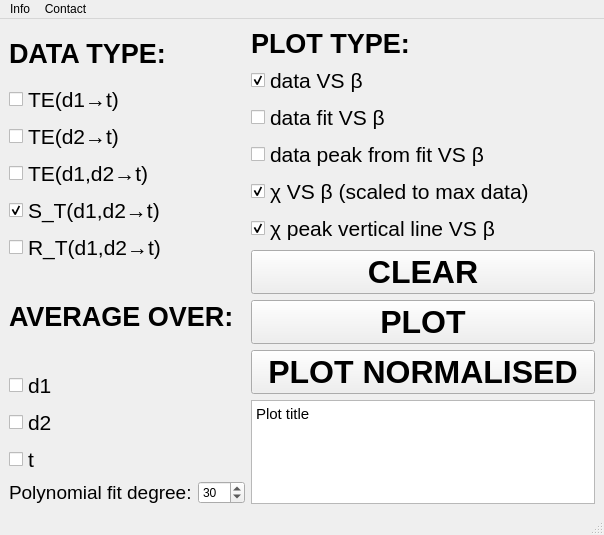
<?xml version="1.0" encoding="UTF-8"?>
<ui version="4.0">
 <class>mainWidget</class>
 <widget class="QMainWindow" name="mainWidget">
  <property name="geometry">
   <rect>
    <x>0</x>
    <y>0</y>
    <width>604</width>
    <height>535</height>
   </rect>
  </property>
  <property name="windowTitle">
   <string>Synergy On A Network</string>
  </property>
  <widget class="QWidget" name="centralwidget">
   <layout class="QGridLayout" name="gridLayout">
    <item row="0" column="0">
     <layout class="QHBoxLayout" name="horizontalLayout_2">
      <item>
       <layout class="QVBoxLayout" name="verticalLayout_5">
        <item>
         <layout class="QVBoxLayout" name="verticalLayout_2">
          <item>
           <widget class="QLabel" name="label_12">
            <property name="font">
             <font>
              <pointsize>20</pointsize>
              <weight>75</weight>
              <bold>true</bold>
             </font>
            </property>
            <property name="text">
             <string>DATA TYPE:</string>
            </property>
           </widget>
          </item>
          <item>
           <widget class="QCheckBox" name="checkBox_17">
            <property name="font">
             <font>
              <pointsize>16</pointsize>
             </font>
            </property>
            <property name="text">
             <string>TE(d1→t)</string>
            </property>
            <property name="checked">
             <bool>false</bool>
            </property>
           </widget>
          </item>
          <item>
           <widget class="QCheckBox" name="checkBox_18">
            <property name="font">
             <font>
              <pointsize>16</pointsize>
             </font>
            </property>
            <property name="text">
             <string>TE(d2→t)</string>
            </property>
            <property name="checked">
             <bool>false</bool>
            </property>
           </widget>
          </item>
          <item>
           <widget class="QCheckBox" name="checkBox_19">
            <property name="font">
             <font>
              <pointsize>16</pointsize>
             </font>
            </property>
            <property name="text">
             <string>TE(d1,d2→t)</string>
            </property>
           </widget>
          </item>
          <item>
           <widget class="QCheckBox" name="checkBox_21">
            <property name="font">
             <font>
              <pointsize>16</pointsize>
             </font>
            </property>
            <property name="text">
             <string>S_T(d1,d2→t)</string>
            </property>
            <property name="checked">
             <bool>true</bool>
            </property>
           </widget>
          </item>
          <item>
           <widget class="QCheckBox" name="checkBox_20">
            <property name="font">
             <font>
              <pointsize>16</pointsize>
             </font>
            </property>
            <property name="text">
             <string>R_T(d1,d2→t)</string>
            </property>
           </widget>
          </item>
         </layout>
        </item>
        <item>
         <layout class="QVBoxLayout" name="verticalLayout">
          <item>
           <widget class="QLabel" name="label_9">
            <property name="font">
             <font>
              <pointsize>20</pointsize>
              <weight>75</weight>
              <bold>true</bold>
             </font>
            </property>
            <property name="text">
             <string>AVERAGE OVER:</string>
            </property>
           </widget>
          </item>
          <item>
           <widget class="QCheckBox" name="checkBox">
            <property name="font">
             <font>
              <pointsize>16</pointsize>
             </font>
            </property>
            <property name="text">
             <string>d1</string>
            </property>
           </widget>
          </item>
          <item>
           <widget class="QCheckBox" name="checkBox_2">
            <property name="font">
             <font>
              <pointsize>16</pointsize>
             </font>
            </property>
            <property name="text">
             <string>d2</string>
            </property>
           </widget>
          </item>
          <item>
           <widget class="QCheckBox" name="checkBox_3">
            <property name="font">
             <font>
              <pointsize>16</pointsize>
             </font>
            </property>
            <property name="text">
             <string>t</string>
            </property>
           </widget>
          </item>
          <item>
           <layout class="QHBoxLayout" name="horizontalLayout">
            <item>
             <widget class="QLabel" name="label">
              <property name="font">
               <font>
                <pointsize>14</pointsize>
               </font>
              </property>
              <property name="text">
               <string>Polynomial fit degree:</string>
              </property>
             </widget>
            </item>
            <item>
             <widget class="QSpinBox" name="spinBox">
              <property name="minimum">
               <number>1</number>
              </property>
              <property name="maximum">
               <number>500</number>
              </property>
              <property name="value">
               <number>30</number>
              </property>
             </widget>
            </item>
           </layout>
          </item>
         </layout>
        </item>
       </layout>
      </item>
      <item>
       <layout class="QVBoxLayout" name="verticalLayout_6">
        <item>
         <layout class="QVBoxLayout" name="verticalLayout_3">
          <item>
           <widget class="QLabel" name="label_8">
            <property name="font">
             <font>
              <pointsize>20</pointsize>
              <weight>75</weight>
              <bold>true</bold>
             </font>
            </property>
            <property name="text">
             <string>PLOT TYPE:</string>
            </property>
           </widget>
          </item>
          <item>
           <widget class="QCheckBox" name="checkBox_9">
            <property name="font">
             <font>
              <pointsize>16</pointsize>
             </font>
            </property>
            <property name="text">
             <string>data VS β</string>
            </property>
            <property name="checked">
             <bool>true</bool>
            </property>
           </widget>
          </item>
          <item>
           <widget class="QCheckBox" name="checkBox_10">
            <property name="font">
             <font>
              <pointsize>16</pointsize>
             </font>
            </property>
            <property name="text">
             <string>data fit VS β</string>
            </property>
           </widget>
          </item>
          <item>
           <widget class="QCheckBox" name="checkBox_12">
            <property name="font">
             <font>
              <pointsize>16</pointsize>
             </font>
            </property>
            <property name="text">
             <string>data peak from fit VS β</string>
            </property>
           </widget>
          </item>
          <item>
           <widget class="QCheckBox" name="checkBox_13">
            <property name="font">
             <font>
              <pointsize>16</pointsize>
             </font>
            </property>
            <property name="text">
             <string>χ VS β (scaled to max data)</string>
            </property>
            <property name="checked">
             <bool>true</bool>
            </property>
           </widget>
          </item>
          <item>
           <widget class="QCheckBox" name="checkBox_14">
            <property name="font">
             <font>
              <pointsize>16</pointsize>
             </font>
            </property>
            <property name="text">
             <string>χ peak vertical line VS β</string>
            </property>
            <property name="checked">
             <bool>true</bool>
            </property>
           </widget>
          </item>
         </layout>
        </item>
        <item>
         <layout class="QVBoxLayout" name="verticalLayout_4">
          <item>
           <widget class="QPushButton" name="pushButton_35">
            <property name="font">
             <font>
              <pointsize>24</pointsize>
              <weight>75</weight>
              <bold>true</bold>
             </font>
            </property>
            <property name="text">
             <string>CLEAR</string>
            </property>
           </widget>
          </item>
          <item>
           <widget class="QPushButton" name="pushButton_33">
            <property name="font">
             <font>
              <pointsize>24</pointsize>
              <weight>75</weight>
              <bold>true</bold>
             </font>
            </property>
            <property name="text">
             <string>PLOT</string>
            </property>
           </widget>
          </item>
          <item>
           <widget class="QPushButton" name="pushButton_34">
            <property name="font">
             <font>
              <pointsize>24</pointsize>
              <weight>75</weight>
              <bold>true</bold>
             </font>
            </property>
            <property name="text">
             <string>PLOT NORMALISED</string>
            </property>
           </widget>
          </item>
          <item>
           <widget class="QTextEdit" name="textEdit">
            <property name="html">
             <string>&lt;!DOCTYPE HTML PUBLIC &quot;-//W3C//DTD HTML 4.0//EN&quot; &quot;http://www.w3.org/TR/REC-html40/strict.dtd&quot;&gt;
&lt;html&gt;&lt;head&gt;&lt;meta name=&quot;qrichtext&quot; content=&quot;1&quot; /&gt;&lt;style type=&quot;text/css&quot;&gt;
p, li { white-space: pre-wrap; }
&lt;/style&gt;&lt;/head&gt;&lt;body style=&quot; font-family:'Noto Sans'; font-size:11pt; font-weight:400; font-style:normal;&quot;&gt;
&lt;p style=&quot; margin-top:0px; margin-bottom:0px; margin-left:0px; margin-right:0px; -qt-block-indent:0; text-indent:0px;&quot;&gt;Plot title&lt;/p&gt;&lt;/body&gt;&lt;/html&gt;</string>
            </property>
           </widget>
          </item>
         </layout>
        </item>
       </layout>
      </item>
     </layout>
    </item>
   </layout>
  </widget>
  <widget class="QStatusBar" name="statusbar"/>
  <widget class="QMenuBar" name="menubar">
   <property name="geometry">
    <rect>
     <x>0</x>
     <y>0</y>
     <width>604</width>
     <height>27</height>
    </rect>
   </property>
   <widget class="QMenu" name="menuSelect_network">
    <property name="title">
     <string>Info</string>
    </property>
   </widget>
   <widget class="QMenu" name="menuSettings">
    <property name="title">
     <string>Contact</string>
    </property>
   </widget>
   <addaction name="menuSelect_network"/>
   <addaction name="menuSettings"/>
  </widget>
  <action name="actionRandom_tree_N_30">
   <property name="text">
    <string>Random tree N = 30</string>
   </property>
  </action>
  <action name="actionRandom_tree_N_50">
   <property name="text">
    <string>Random tree N = 50</string>
   </property>
  </action>
  <action name="actionScale_free_N">
   <property name="text">
    <string>Scale free N = ...</string>
   </property>
  </action>
  <action name="actionBrain_connectome_N_66">
   <property name="text">
    <string>Brain connectome N = 66</string>
   </property>
  </action>
  <action name="actionBrain_connectome_N">
   <property name="text">
    <string>Brain connectome N = ...</string>
   </property>
  </action>
  <action name="actionInstructions_how_to_use">
   <property name="text">
    <string>Instructions how to use</string>
   </property>
  </action>
  <action name="actionContact">
   <property name="text">
    <string>Plot descriptions</string>
   </property>
  </action>
  <action name="actionExtra_info">
   <property name="text">
    <string>Extra info</string>
   </property>
  </action>
  <action name="actionContact_2">
   <property name="text">
    <string>Contact</string>
   </property>
  </action>
  <action name="actionContact_3">
   <property name="text">
    <string>Contact</string>
   </property>
  </action>
 </widget>
 <resources/>
 <connections/>
</ui>
